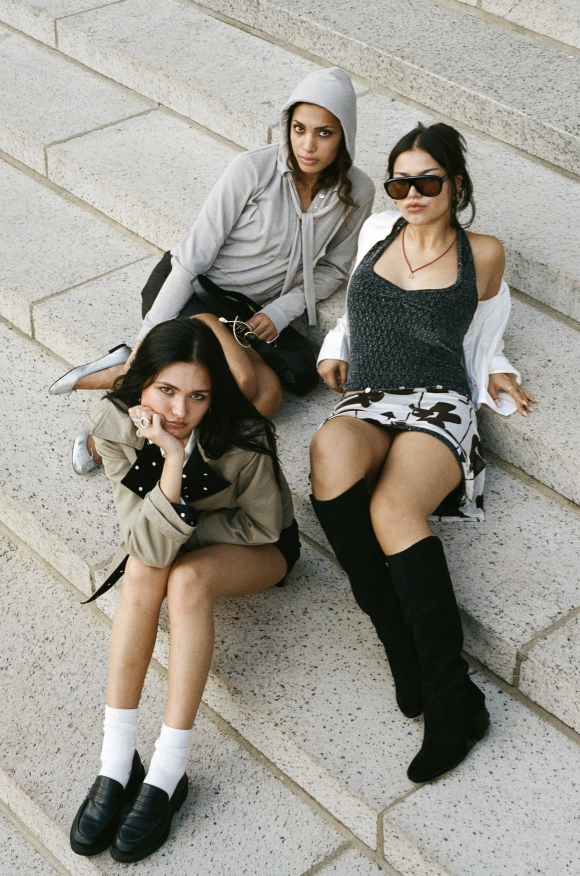
#> input picture images/originals/stars-01.jpg, 1740 x 2626 px (shown at 1/3 size)
$ python build-photos.py
#> lines starting #> are read from the running program, lines starting #| are printed output that depends on the picture
#> pass 2 of the loop `for src in sorted(glob.glob("images/originals/stars-*")):`:
#> pass 3 of the loop `for src in sorted(glob.glob("images/originals/stars-*")):`:
"""Rebuild every served photograph from its original.

Two things happen here:

  1. Colour management. Most originals are Display P3. A browser shown
     untagged pixels assumes sRGB, and P3 numbers read as sRGB come out
     duller than they were shot — the grey Athena noticed. Each photo is
     converted properly and tagged sRGB.

  2. A little warmth on top, at Athena's asking: reds lifted and blues
     eased by 3%, saturation by 5%. Gentle enough to read as sunlight
     rather than a filter. Change WARM and SAT to taste and re-run.

     A project can ask for more than the house setting — Stars4Ever's
     film set does — by naming its own figures in EXTRA_WARMTH below,
     or for none at all, like Stars4Ever's digital set. See STARS_FILM_SET.
"""
from PIL import Image, ImageCms, ImageOps, ImageEnhance
import io, os, sys, glob, re

WARM = 0.03   # how far red is lifted and blue eased
SAT  = 1.05   # saturation multiplier

# Projects that want a warmer hand than the rest of the site.
# Keyed on the start of the file name.
EXTRA_WARMTH = {
    "stars-": (0.055, 1.10),
    # Wyclef Jean: the digital set is black and white, which any warmth
    # would tint, and the film set keeps the colour of its scans. Both
    # are left as shot.
    "wyclef-": (0.0, 1.0),
}

# Some photographs are left exactly as they were shot, with only the
# colour conversion above and no warming at all.
NO_WARMTH = (0.0, 1.0)

# Photographs in the Places and People galleries are left as shot too,
# to match the rest of those galleries. Keyed on the served file name.
GALLERY_AS_SHOT = {
    "america.jpg", "cassie.jpg", "berry-picking.jpg",
    "market.jpg", "kyoto.jpg", "firework.jpg",
}

# Stars4Ever comes in two sets. stars-01 to stars-04 are the film ones,
# and they are the warm ones; everything from stars-05 on is the digital
# set, which Athena wants untouched. The film set has since grown, by
# stars-film-05 onwards: those are named apart so the numbers above stay
# put, and they are warmed like the first four.
STARS_FILM_SET = 4

srgb = ImageCms.createProfile("sRGB")

# A fresh profile stamps itself with the current time, which would make
# every run produce new bytes for pictures that have not actually
# changed. Blanking that stamp keeps a rebuild honest: only the photos
# whose settings moved come out different.
_raw = bytearray(ImageCms.ImageCmsProfile(srgb).tobytes())
_raw[24:36] = b"\x00" * 12
srgb_bytes = bytes(_raw)

def warmth_for(dst):
#> called with dst = 'images/freelance/stars-01.jpg'
    name = os.path.basename(dst)

    if name in GALLERY_AS_SHOT:
        return NO_WARMTH

    # The Stars4Ever fall campaign is on film, but Athena wants its
    # colours left exactly as they are: no warming.
    if name.startswith("stars-fall-"):
        return NO_WARMTH

    stars = re.match(r"stars-(\d+)", name)
    if stars and int(stars.group(1)) > STARS_FILM_SET:
        return NO_WARMTH

    for prefix, setting in EXTRA_WARMTH.items():
        if name.startswith(prefix):
            return setting
#> in build, im is the input picture: PIL image 1740x2626 RGB; mean R, G, B 154, 150.3, 141.8

    return WARM, SAT


def warm(img, amount, saturation):
#> called with amount = 0.055, saturation = 1.1
    r, g, b = img.split()
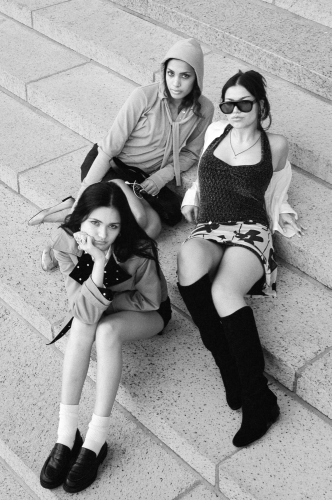
#> r: PIL image 1325x2000 L (shown at 1/4 size); min 0, max 255, mean 154.7
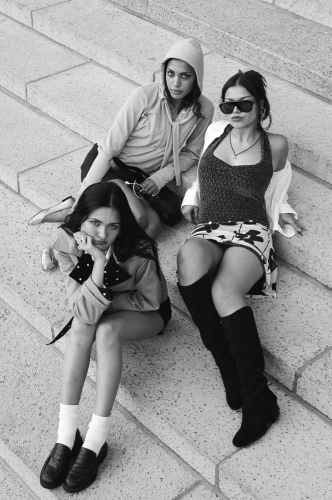
#> g: PIL image 1325x2000 L (shown at 1/4 size); min 5, max 255, mean 150.2
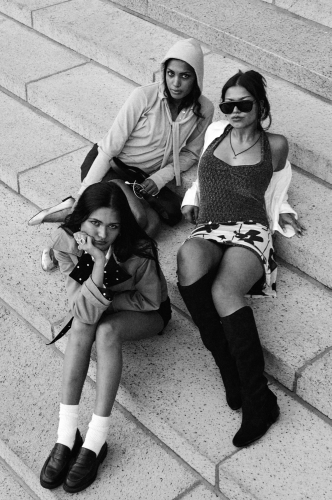
#> b: PIL image 1325x2000 L (shown at 1/4 size); min 0, max 255, mean 140.7
    r = r.point(lambda v: min(255, int(v * (1 + amount))))
    b = b.point(lambda v: int(v * (1 - amount)))
    out = Image.merge("RGB", (r, g, b))
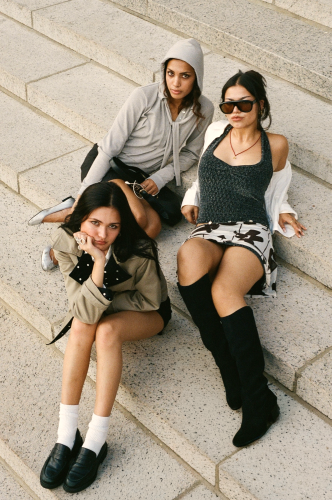
#> out: PIL image 1325x2000 RGB (shown at 1/4 size); mean R, G, B 162.6, 150.2, 132.5
    return ImageEnhance.Color(out).enhance(saturation)

def build(src, dst, crop=False, quality=82, cap=2000):
    im = Image.open(src)
    icc = im.info.get("icc_profile")
    im = ImageOps.exif_transpose(im)
    if icc:
        im = ImageCms.profileToProfile(im, ImageCms.ImageCmsProfile(io.BytesIO(icc)), srgb, outputMode="RGB")
    else:
        im = im.convert("RGB")
    if crop:
        w, h = Image.open(src).size
        x0, y0, side = int(w*0.44), int(w*0.10), int(w*0.52)
        im = im.crop((x0, y0, x0+side, y0+side))
        cap, quality = 1400, 84
    im.thumbnail((cap, cap), Image.LANCZOS)
    amount, saturation = warmth_for(dst)
    if (amount, saturation) != NO_WARMTH:
        im = warm(im, amount, saturation)
    im.save(dst, "JPEG", quality=quality, optimize=True, progressive=True, icc_profile=srgb_bytes)
    return os.path.getsize(dst)//1024

# Stars4Ever is still being added to, so its photographs are found rather
# than listed. Drop stars-05, -06 and so on into images/originals/ — any
# extension — and they are picked up on the next run with no edit here.
jobs = []
for src in sorted(glob.glob("images/originals/stars-*")):
    match = re.match(r"stars-(\d+)", os.path.basename(src))
    if match:
        jobs.append((src, f"images/freelance/stars-{int(match.group(1)):02d}.jpg", False))

jobs += [
    ("images/originals/stars-film-05.jpg", "images/freelance/stars-film-05.jpg", False),
    ("images/originals/stars-film-06.jpg", "images/freelance/stars-film-06.jpg", False),
    ("images/originals/stars-film-07.jpg", "images/freelance/stars-film-07.jpg", False),
    ("images/originals/stars-film-08.jpg", "images/freelance/stars-film-08.jpg", False),
    ("images/originals/stars-film-09.jpg", "images/freelance/stars-film-09.jpg", False),
    ("images/originals/stars-film-10.jpg", "images/freelance/stars-film-10.jpg", False),
    ("images/originals/stars-fall-01.jpg", "images/freelance/stars-fall-01.jpg", False),
    ("images/originals/stars-fall-02.jpg", "images/freelance/stars-fall-02.jpg", False),
    ("images/originals/stars-fall-03.jpg", "images/freelance/stars-fall-03.jpg", False),
    ("images/originals/stars-fall-04.jpg", "images/freelance/stars-fall-04.jpg", False),
    ("images/originals/stars-fall-05.jpg", "images/freelance/stars-fall-05.jpg", False),
    ("images/originals/stars-fall-06.jpg", "images/freelance/stars-fall-06.jpg", False),
    ("images/originals/stars-fall-07.jpg", "images/freelance/stars-fall-07.jpg", False),
    ("images/originals/stars-fall-08.jpg", "images/freelance/stars-fall-08.jpg", False),
    ("images/originals/stars-fall-09.jpg", "images/freelance/stars-fall-09.jpg", False),
    ("images/originals/stars-fall-10.jpg", "images/freelance/stars-fall-10.jpg", False),
    ("images/originals/stars-fall-11.jpg", "images/freelance/stars-fall-11.jpg", False),
    ("images/originals/stars-fall-12.JPG", "images/freelance/stars-fall-12.jpg", False),
    ("images/originals/stars-fall-13.jpg", "images/freelance/stars-fall-13.jpg", False),
    ("images/originals/stars-fall-14.jpg", "images/freelance/stars-fall-14.jpg", False),
    ("images/originals/stars-fall-15.jpg", "images/freelance/stars-fall-15.jpg", False),
    ("images/originals/america.JPG", "images/america.jpg", False),
    ("images/originals/cassie.JPG", "images/cassie.jpg", False),
    ("images/originals/berry-picking.JPG", "images/berry-picking.jpg", False),
    ("images/originals/market.JPG", "images/market.jpg", False),
    ("images/originals/kyoto.JPG", "images/kyoto.jpg", False),
    ("images/originals/firework.JPG", "images/firework.jpg", False),
    ("images/originals/wyclef-film-01.jpg", "images/freelance/wyclef-film-01.jpg", False),
    ("images/originals/wyclef-film-02.jpg", "images/freelance/wyclef-film-02.jpg", False),
    ("images/originals/wyclef-film-03.jpg", "images/freelance/wyclef-film-03.jpg", False),
    ("images/originals/wyclef-film-04.jpg", "images/freelance/wyclef-film-04.jpg", False),
    ("images/originals/wyclef-film-05.jpg", "images/freelance/wyclef-film-05.jpg", False),
    ("images/originals/wyclef-film-06.jpg", "images/freelance/wyclef-film-06.jpg", False),
    ("images/originals/wyclef-01.jpg", "images/freelance/wyclef-01.jpg", False),
    ("images/originals/wyclef-02.jpg", "images/freelance/wyclef-02.jpg", False),
    ("images/originals/wyclef-03.jpg", "images/freelance/wyclef-03.jpg", False),
    ("images/originals/wyclef-04.jpg", "images/freelance/wyclef-04.jpg", False),
    ("images/originals/wyclef-05.jpg", "images/freelance/wyclef-05.jpg", False),
    ("images/originals/wyclef-06.jpg", "images/freelance/wyclef-06.jpg", False),
    ("images/originals/wyclef-07.jpg", "images/freelance/wyclef-07.jpg", False),
    ("images/originals/wyclef-08.jpg", "images/freelance/wyclef-08.jpg", False),
    ("images/originals/grad-01.jpg",  "images/marketing/grad-01.jpg",  False),
    ("images/originals/grad-02.jpg",  "images/marketing/grad-02.jpg",  False),
    ("images/originals/grad-03.jpg",  "images/marketing/grad-03.jpg",  False),
    ("images/originals/grad-04.jpg",  "images/marketing/grad-04.jpg",  False),
    ("images/originals/merch-01.JPG", "images/marketing/merch-01.jpg", False),
    ("images/originals/merch-02.JPG", "images/marketing/merch-02.jpg", False),
    ("images/originals/merch-03.JPG", "images/marketing/merch-03.jpg", False),
    ("images/originals/merch-04.JPG", "images/marketing/merch-04.jpg", False),
    ("images/originals/merch-05.JPG", "images/marketing/merch-05.jpg", False),
    ("images/originals/merch-06.JPG", "images/marketing/merch-06.jpg", False),
    ("images/originals/cocojune-3.jpeg", "images/marketing/cocojune-03.jpg", False),
    ("images/originals/cocojune-4.jpeg", "images/marketing/cocojune-04.jpg", False),
    ("images/originals/ttyogapose.jpeg", "images/ttyogapose.jpeg", False),
]
for src, dst, crop in jobs:
    amount, saturation = warmth_for(dst)
    if (amount, saturation) == (WARM, SAT):
        note = ""
    elif (amount, saturation) == NO_WARMTH:
        note = "  (as shot)"
    else:
        note = f"  (warmer: {amount:.3f} / {saturation:.2f})"
    print(f"  {os.path.basename(dst):22} {build(src, dst, crop)}KB{note}")
#> pass 2 of the loop `for src, dst, crop in jobs:`:
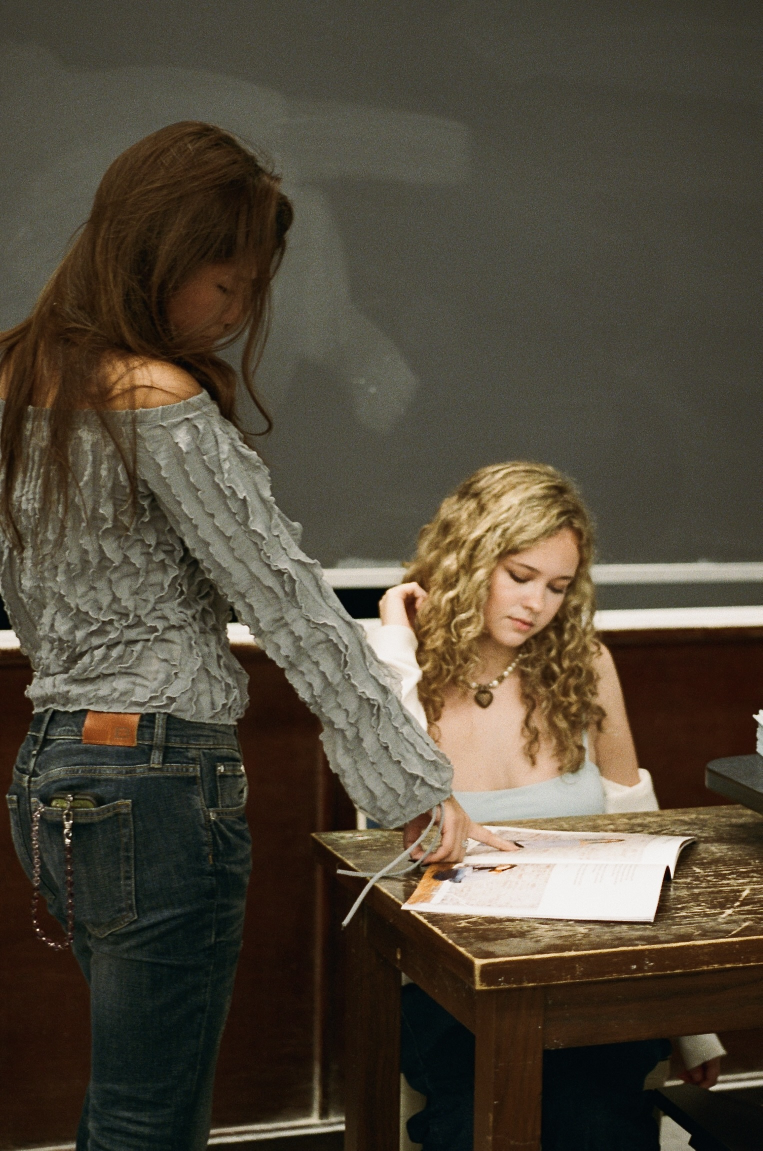
#> input picture images/originals/stars-02.JPG, 1525 x 2301 px (shown at 1/2 size)
#> in build, im is the input picture: PIL image 1525x2301 RGB; mean R, G, B 80.6, 72.1, 57.9
#> g: PIL image 1326x2000 L
#> in warm (call 2), `r, g, b = img.split()`:
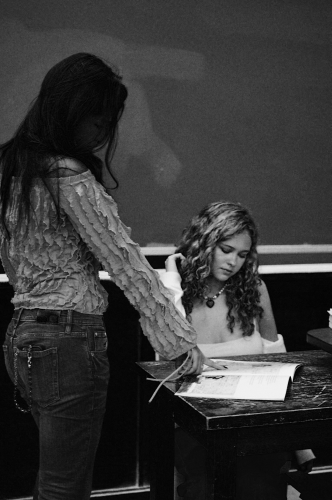
#> b: PIL image 1326x2000 L (shown at 1/4 size); min 0, max 254, mean 55.7
#> in warm (call 2), `out = Image.merge("RGB", (r, g, b))`:
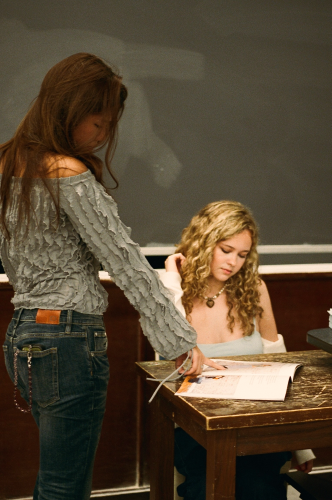
#> out: PIL image 1326x2000 RGB (shown at 1/4 size); mean R, G, B 86, 71.7, 52.1
#> pass 3 of the loop `for src, dst, crop in jobs:`:
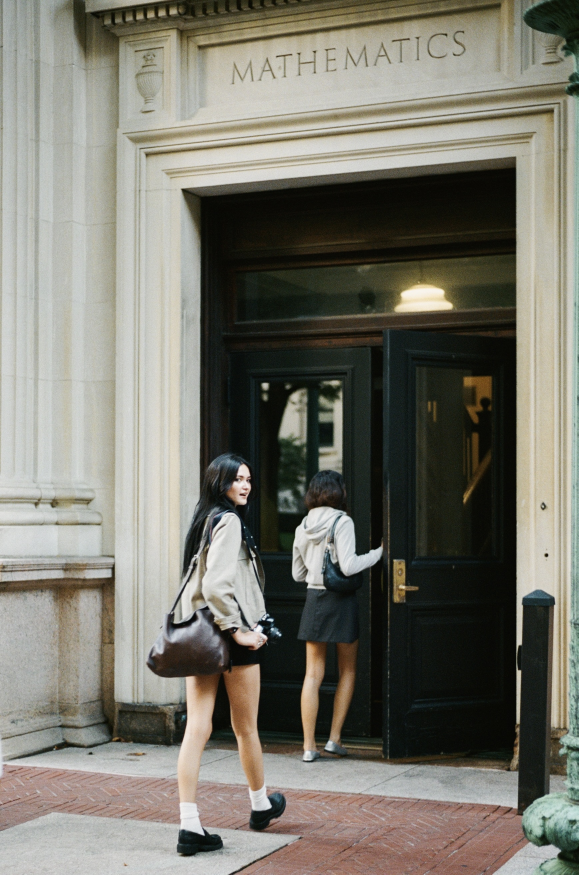
#> input picture images/originals/stars-03.JPG, 1735 x 2624 px (shown at 1/3 size)
#> in build, im is the input picture: PIL image 1735x2624 RGB; mean R, G, B 120.9, 119.1, 109.1
#> in warm (call 3), `r, g, b = img.split()`:
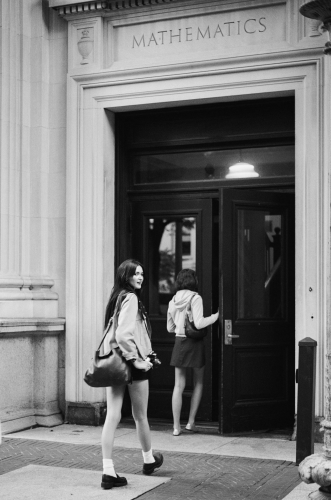
#> g: PIL image 1322x2000 L (shown at 1/4 size); min 3, max 249, mean 119
#> in warm (call 3), `r, g, b = img.split()`:
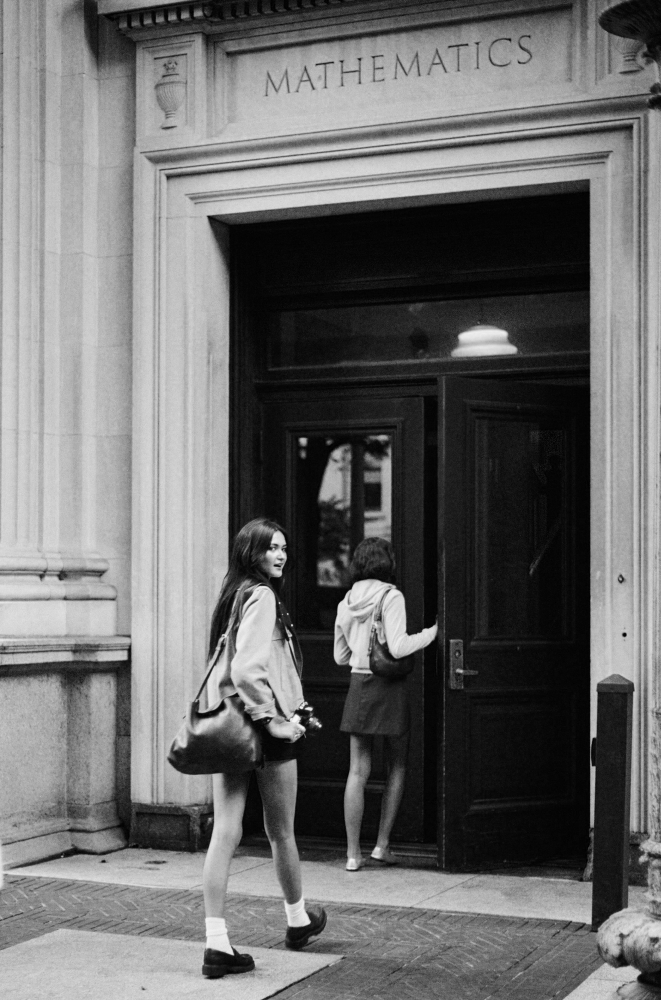
#> b: PIL image 1322x2000 L (shown at 1/2 size); min 0, max 251, mean 107.9
#> out: PIL image 1322x2000 RGB
#> (the run stopped early here; a loop or call above may not have finished)
